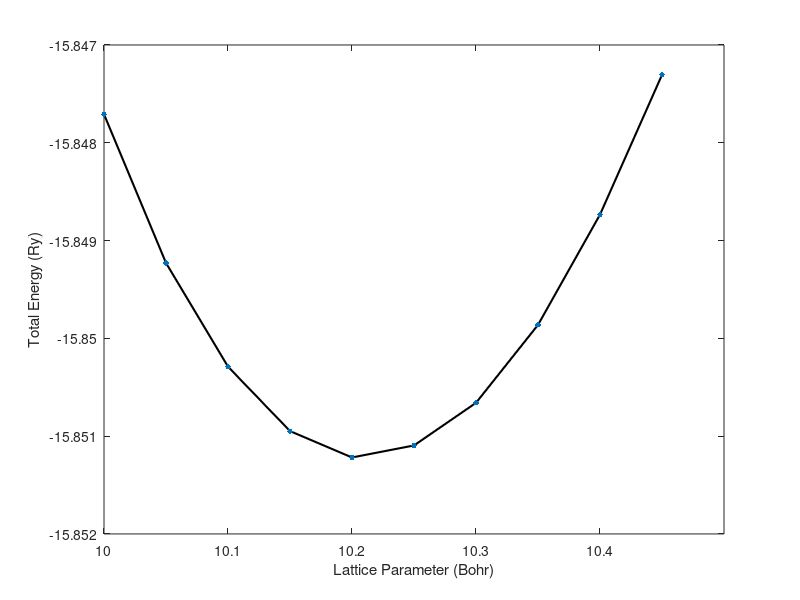

This chart was generated by the following MATLAB code:
clear all; clc

totalEnergy = load('energyVaryLatticeParameter.txt');

clf; figure = figure(1)

plot(totalEnergy(:,1),totalEnergy(:,2),'k','linewidth',1.5); hold on
scatter(totalEnergy(:,1),totalEnergy(:,2),15,'filled')
set(gca,'xtick',[10:0.1:10.4])
xlabel('Lattice Parameter (Bohr)')
ylabel('Total Energy (Ry)')

print('totalEnergy','-dpng','-r300')